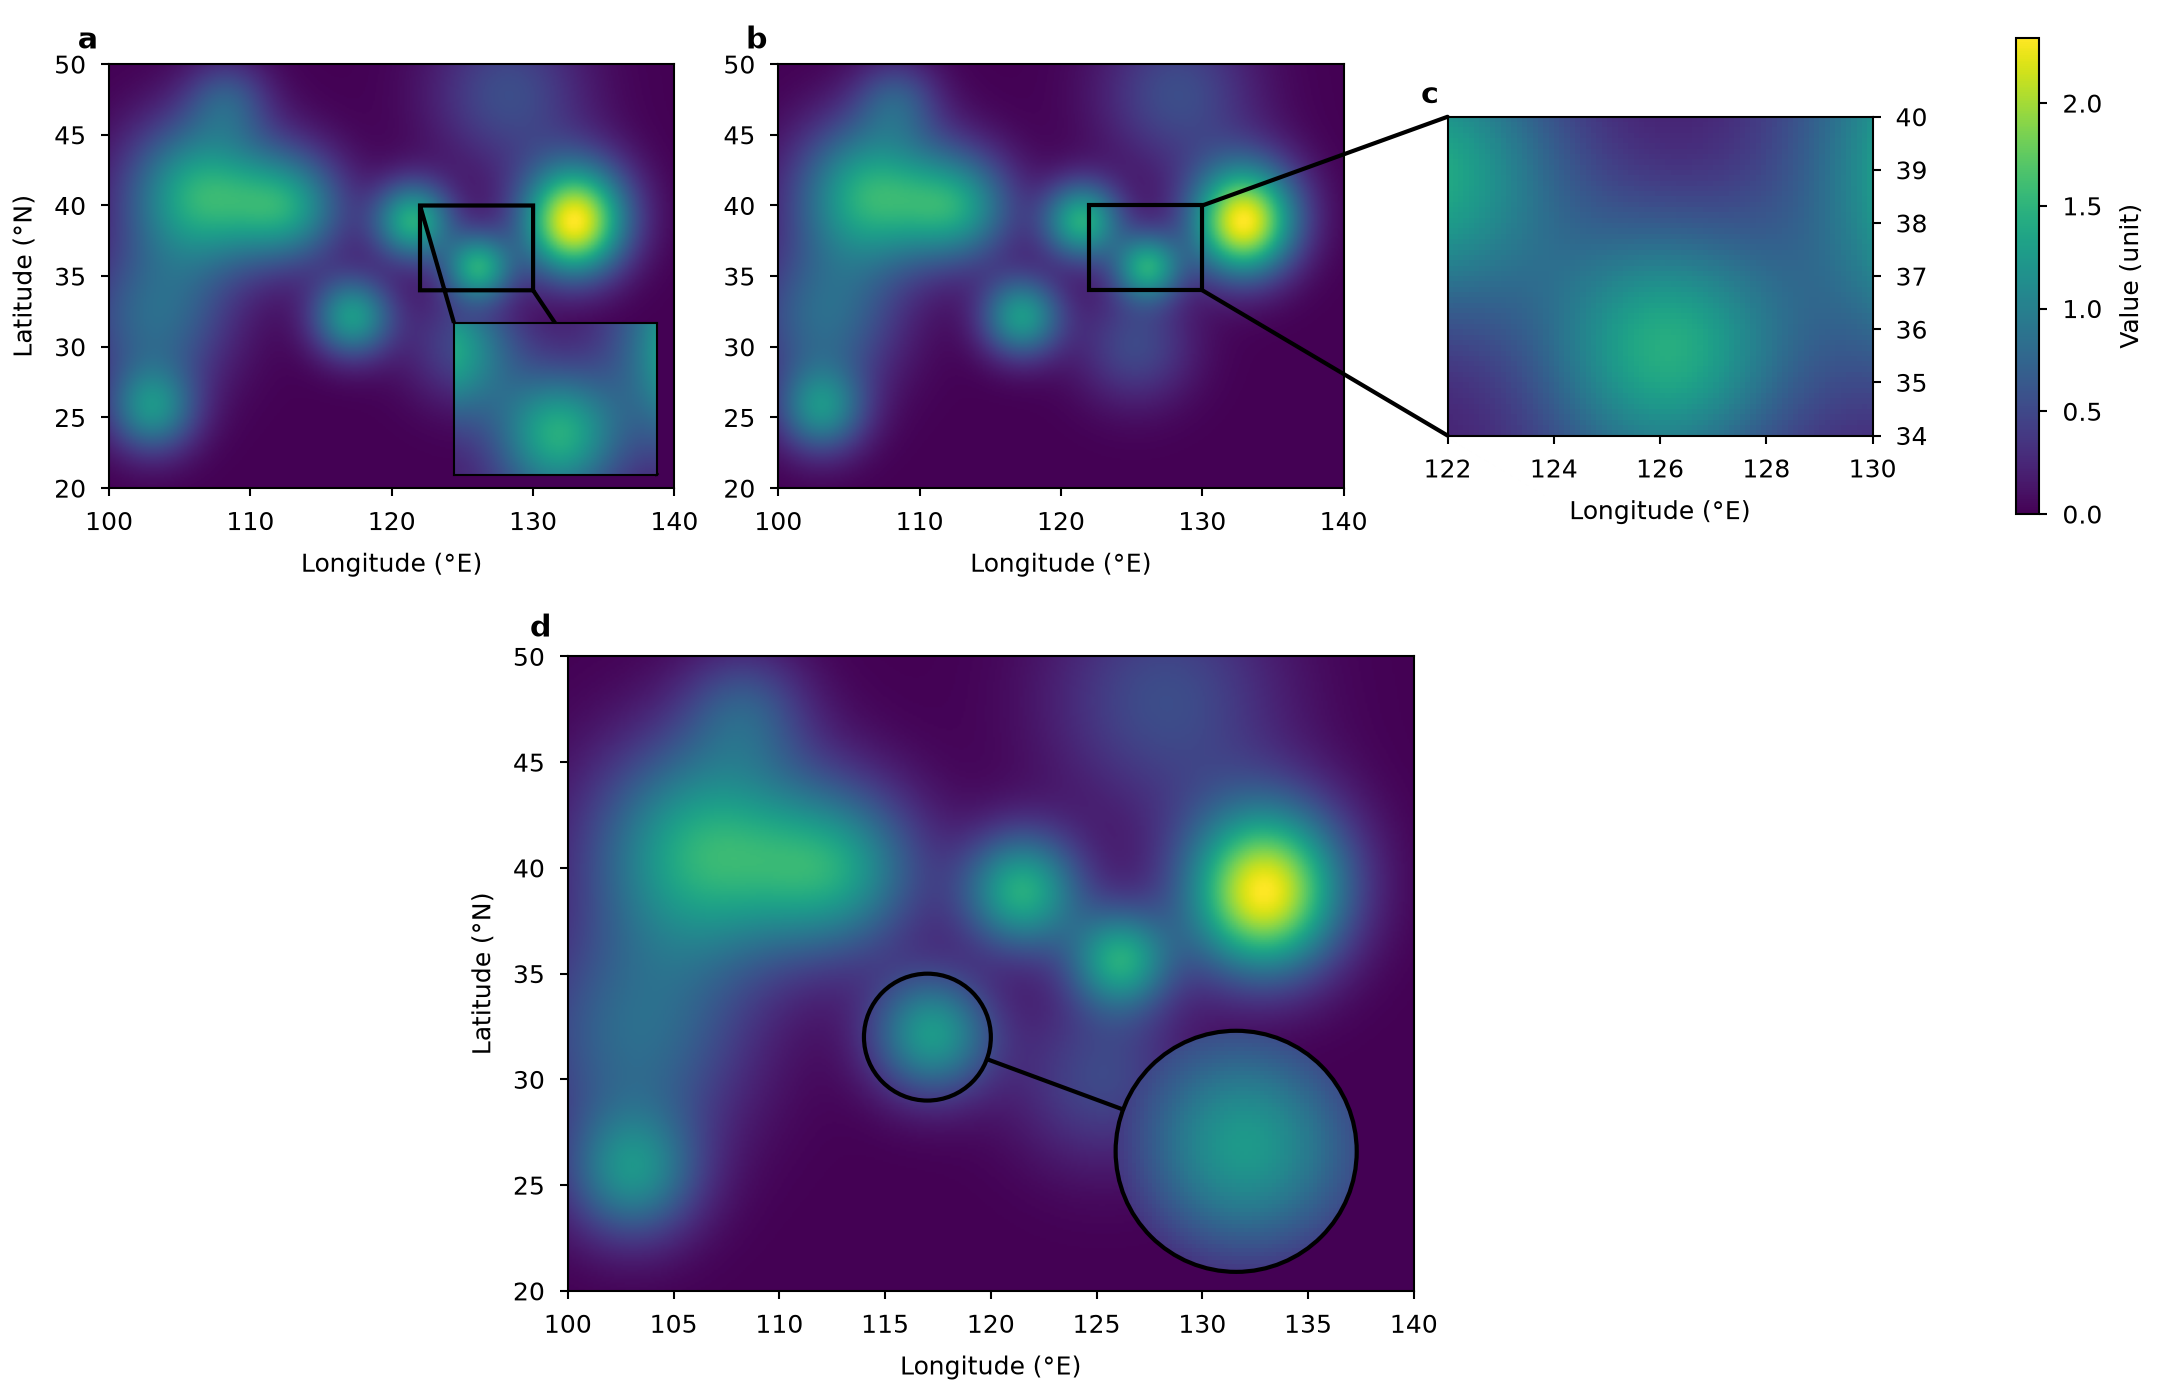

Python code for this plot:
"""Overview map with a zoomed detail: inset (a), separate panel (b, c), circular inset (d).
Synthetic data. Writes snippet.png next to this file.
"""

import os
from pathlib import Path

import matplotlib.pyplot as plt
import numpy as np
from matplotlib.patches import Circle, ConnectionPatch, Rectangle

MM = 1 / 25.4
STYLE_DIR = Path(__file__).resolve().parent / "../../../styles"

LON = np.linspace(100.0, 140.0, 400)
LAT = np.linspace(20.0, 50.0, 300)
lon2d, lat2d = np.meshgrid(LON, LAT)
rng = np.random.default_rng(0)
FIELD = sum(
    a * np.exp(-((lon2d - x) ** 2 + (lat2d - y) ** 2) / (2 * s**2))
    for a, x, y, s in zip(rng.uniform(0.5, 1.5, 12), rng.uniform(102, 138, 12),
                          rng.uniform(22, 48, 12), rng.uniform(1.0, 4.0, 12))
)
EXTENT = (LON[0], LON[-1], LAT[0], LAT[-1])

# Region to zoom into: (lon_min, lon_max, lat_min, lat_max).
ZOOM = (122.0, 130.0, 34.0, 40.0)
# Region for the circular detail: (lon_center, lat_center, radius in degrees).
CIRCLE = (117.0, 32.0, 3.0)

OUTLINE = {"edgecolor": "black"}
IMSHOW = {"extent": EXTENT, "origin": "lower", "cmap": "viridis", "vmin": 0.0, "vmax": float(FIELD.max())}


def panel_label(ax, letter):
    ax.text(-0.02, 1.02, letter, transform=ax.transAxes, fontsize="large", fontweight="bold", ha="right", va="bottom")


def inset_in_axes(ax):
    """Detail drawn inside the overview axes."""
    im = ax.imshow(FIELD, **IMSHOW)
    axins = ax.inset_axes([0.60, 0.03, 0.38, 0.36])  # x, y, w, h in axes fraction
    axins.imshow(FIELD, **IMSHOW)
    axins.set_xlim(ZOOM[0], ZOOM[1])
    axins.set_ylim(ZOOM[2], ZOOM[3])
    axins.set_xticks([])
    axins.set_yticks([])
    for spine in axins.spines.values():
        spine.set(**OUTLINE)
    ax.indicate_inset_zoom(axins, alpha=1.0, **OUTLINE)
    return im


def detail_in_panel(fig, ax_over, ax_detail):
    """Detail drawn in its own panel, joined to an outline on the overview."""
    im = ax_over.imshow(FIELD, **IMSHOW)
    ax_detail.imshow(FIELD, **IMSHOW)
    ax_detail.set_xlim(ZOOM[0], ZOOM[1])
    ax_detail.set_ylim(ZOOM[2], ZOOM[3])
    ax_detail.yaxis.tick_right()
    ax_detail.yaxis.set_label_position("right")
    for spine in ax_detail.spines.values():
        spine.set(**OUTLINE)
    x0, x1, y0, y1 = ZOOM
    ax_over.add_patch(Rectangle((x0, y0), x1 - x0, y1 - y0, fill=False, **OUTLINE))
    # Right corners of the outline -> left corners of the detail panel.
    for y_data, y_frac in ((y1, 1.0), (y0, 0.0)):
        fig.add_artist(ConnectionPatch(
            xyA=(x1, y_data), coordsA="data", axesA=ax_over,
            xyB=(0.0, y_frac), coordsB="axes fraction", axesB=ax_detail,
            **OUTLINE,
        ))
    return im


def circular_inset(ax):
    """Circle on the overview and a larger circular inset; returns the inset axes."""
    im = ax.imshow(FIELD, **IMSHOW)
    x, y, r = CIRCLE
    ax.add_patch(Circle((x, y), r, fill=False, **OUTLINE))
    # A square data window keeps the inset axes square, so its circle stays round.
    axins = ax.inset_axes([0.60, 0.03, 0.38, 0.38])
    image = axins.imshow(FIELD, **IMSHOW)
    axins.set_xlim(x - r, x + r)
    axins.set_ylim(y - r, y + r)
    axins.axis("off")  # clipping the image leaves the axes background and frame
    image.set_clip_path(Circle((0.5, 0.5), 0.5, transform=axins.transAxes))
    axins.add_patch(Circle((0.5, 0.5), 0.5, transform=axins.transAxes, fill=False,
                           clip_on=False, **OUTLINE))
    return im, axins


def join_circles(fig, ax, axins):
    """One line from rim to rim, along the line between the centers on the page.

    Call after the layout is final: the direction is measured in display units.
    """
    x, y, r = CIRCLE
    fig.draw_without_rendering()
    start = ax.transData.transform((x, y))
    end = axins.transAxes.transform((0.5, 0.5))
    ux, uy = (end - start) / np.hypot(*(end - start))
    fig.add_artist(ConnectionPatch(
        xyA=(x + r * ux, y + r * uy), coordsA="data", axesA=ax,
        xyB=(0.5 - 0.5 * ux, 0.5 - 0.5 * uy), coordsB="axes fraction", axesB=axins,
        **OUTLINE,
    ))


def main():
    default = STYLE_DIR / "default.mplstyle"
    sheets = [default] if default.is_file() else []
    if selected := os.environ.get("CEDALION_STYLE"):
        sheet = Path(selected).expanduser()
        sheets.append(sheet if sheet.is_file() else STYLE_DIR / (selected.removesuffix(".mplstyle") + ".mplstyle"))
    map_frame = STYLE_DIR / "map.mplstyle"
    if map_frame.is_file():
        sheets.append(map_frame)
    width_mm = float(os.environ.get("CEDALION_WIDTH_MM", 183))
    with plt.style.context(sheets):
        fig = plt.figure(figsize=(width_mm * MM, 118 * MM), layout="constrained")
        grid = fig.add_gridspec(2, 3, width_ratios=[1.33, 1.33, 1.0], height_ratios=[1, 1.2])
        axes = [fig.add_subplot(grid[0, i]) for i in range(3)]
        axes.append(fig.add_subplot(grid[1, :]))
        im = inset_in_axes(axes[0])
        detail_in_panel(fig, axes[1], axes[2])
        _, axins = circular_inset(axes[3])
        for ax, letter in zip(axes, "abcd"):
            panel_label(ax, letter)
        for ax in axes:
            ax.set_xlabel("Longitude (°E)")
        for ax in (axes[0], axes[3]):
            ax.set_ylabel("Latitude (°N)")
        # Attached to the top row only, but the bar serves all four panels.
        fig.colorbar(im, ax=axes[:3], shrink=0.9, label="Value (unit)")
        join_circles(fig, axes[3], axins)
        fig.savefig(os.environ.get("CEDALION_SNIPPET_PNG", Path(__file__).with_name("snippet.png")), dpi=300)
        plt.close(fig)


if __name__ == "__main__":
    main()
